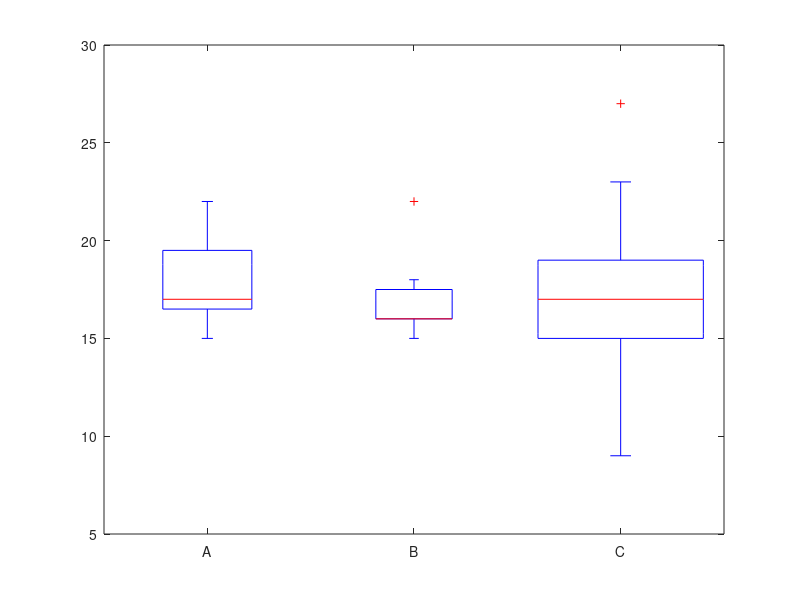

This chart was generated by the following MATLAB code:
clc;
clear;
close all;

A = [16 20 15 17 22 19 17]';
B = [22 15 16 16 16 18]';
C = [23 9 15 18 13 27 17 14 16 15 21 19 17]';
group = [    ones(size(A));
         2 * ones(size(B));
         3 * ones(size(C))];
figure
boxplot([A; B; C],group)
set(gca,'XTickLabel',{'A','B','C'})